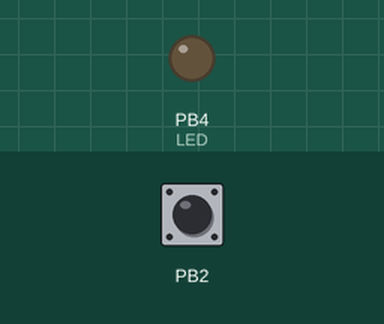
Recording of a sketch running on a simulated ATtiny85, built with avr-gcc and run on an emulated ATtiny85. On the bench: output pins drawn as LEDs (lit = HIGH). Dashed ring = blinking. The inputs (shaded band) are chosen by the test bench; at power-on: PB2 HIGH. Sleep ends after the set time or at an interrupt.

Above: at 1.2 s.
1.3 s: PB2 pulled LOW for 0.15 s
At 1.55 s:
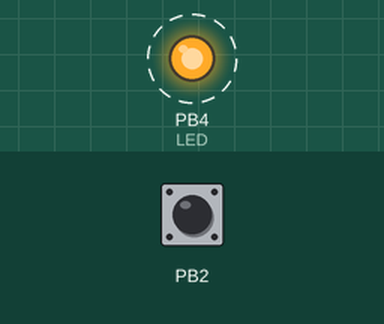
Timing chart, 0 to 4.3 s (numbered marks = the images above; inputs shaded):
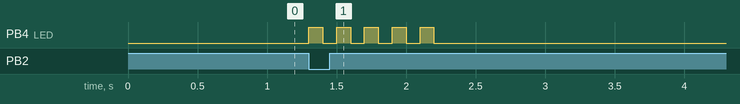

The sketch:

sleep_ATtinyX5.ino
```cpp
// (licence header left out)
#include <avr/sleep.h>

#define LED 4                      //LED on pin 4, PB4, DIP pin 3
#define KEEP_RUNNING 10000         //milliseconds
#define BODS 7                     //BOD Sleep bit in MCUCR
#define BODSE 2                    //BOD Sleep enable bit in MCUCR

void setup(void)
{
    //to minimize power consumption while sleeping, output pins must not source
    //or sink any current. input pins must have a defined level; a good way to
    //ensure this is to enable the internal pullup resistors.

    for (byte i=0; i<5; i++) {     //make all pins inputs with pullups enabled
        pinMode(i, INPUT);
        digitalWrite(i, HIGH);
    }

    pinMode(LED, OUTPUT);          //make the led pin an output
    digitalWrite(LED, LOW);        //drive it low so it doesn't source current
}

void loop(void)
{
    goToSleep();

    for (byte i=0; i<5; i++) {     //wake up, flash the LED
        digitalWrite(LED, HIGH);
        delay(100);
        digitalWrite(LED, LOW);
        delay(100);
    }
    delay(KEEP_RUNNING);           //opportunity to measure active supply current
}

void goToSleep(void)
{
    byte adcsra, mcucr1, mcucr2;

    set_sleep_mode(SLEEP_MODE_PWR_DOWN);
    sleep_enable();
    MCUCR &= ~(_BV(ISC01) | _BV(ISC00));      //INT0 on low level
    GIMSK |= _BV(INT0);                       //enable INT0
    adcsra = ADCSRA;                          //save ADCSRA
    ADCSRA &= ~_BV(ADEN);                     //disable ADC
    cli();                                    //stop interrupts to ensure the BOD timed sequence executes as required
    mcucr1 = MCUCR | _BV(BODS) | _BV(BODSE);  //turn off the brown-out detector
    mcucr2 = mcucr1 & ~_BV(BODSE);            //if the MCU does not have BOD disable capability,
    MCUCR = mcucr1;                           //  this code has no effect
    MCUCR = mcucr2;
    sei();                                    //ensure interrupts enabled so we can wake up again
    sleep_cpu();                              //go to sleep
    sleep_disable();                          //wake up here
    ADCSRA = adcsra;                          //restore ADCSRA
}

//external interrupt 0 wakes the MCU
ISR(INT0_vect)
{
    GIMSK = 0;                     //disable external interrupts (only need one to wake up)
}
```

Measured:
- after the input at 1.3 s, PB4 (LED): alternates HIGH for 0.10 s and LOW for 0.10 s, 10 changes in all, then stays LOW, starting at once
